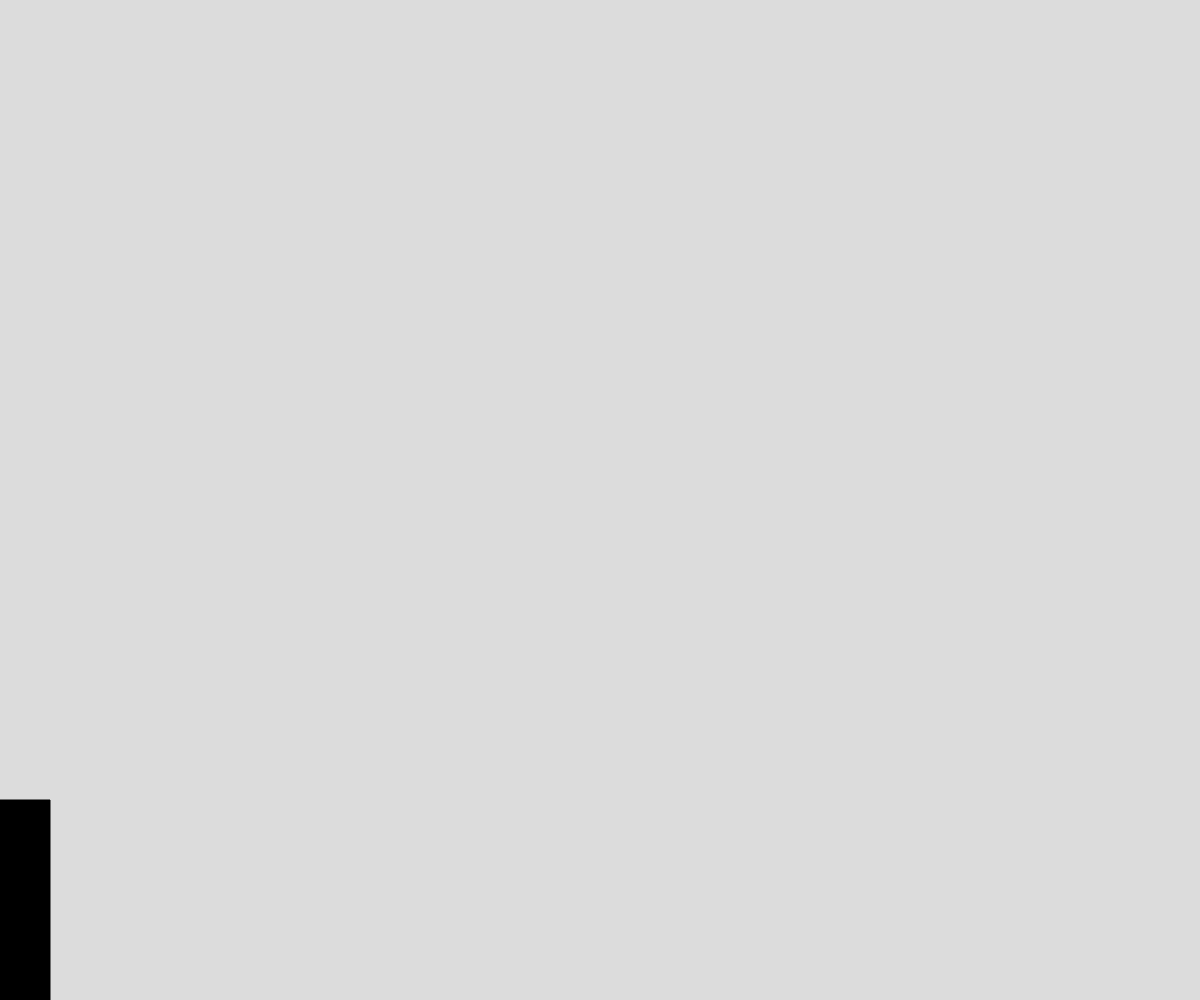
Frame 1 (no input)
Frame 60 (no input): identical to frame 1, image omitted
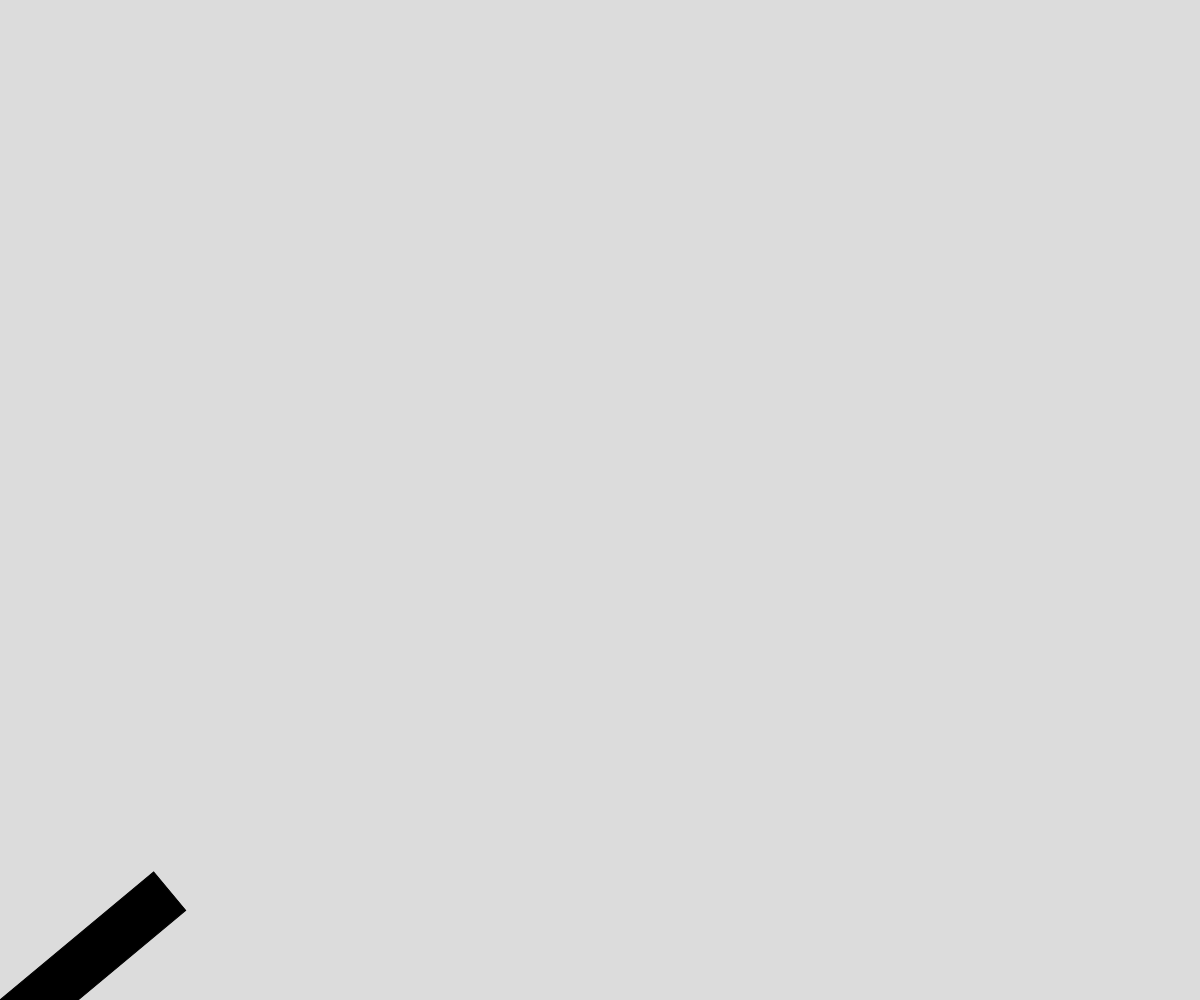
Frame 120 (the mouse pressed at the canvas centre since frame 60)

The p5.js sketch that drew these frames (run headless with seeded random() and noise() and a simulated clock; from frame 60 on, the mouse is pressed at the canvas centre):

// p5.js sketch
// ── sketch.js
// Rotation Demo

let x, y;

function setup() {
  createCanvas(windowWidth, windowHeight);
  angleMode(DEGREES);
  x = 0;
  y = height;
}

function draw() {
  background(220);

  translate(x, y);
  let theta = atan2(mouseY-y, mouseX-x);
  rotate(theta);
  fill("black");
  rect(0, 0, 200, 50);
}
